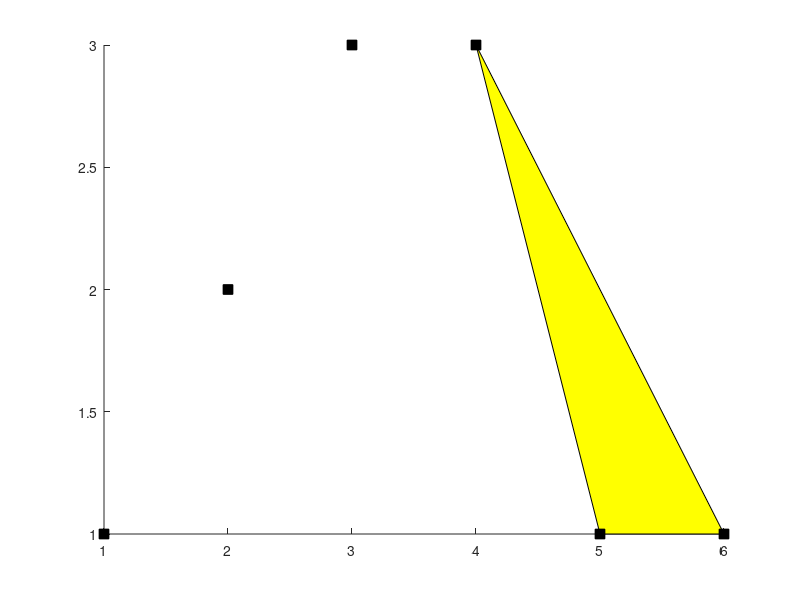

This chart was generated by the following MATLAB code: (Note: this script raises an error after producing the figure.)


figure(1) ,clf

x=[1 2 3; 4 5 6];
y=[1 2 3; 3 1 1];


patch(x',y','y')
hold on
plot(x,y,'ks','markersize',7,'MarkerFaceColor','k')
set(gca,'xlim',[min(x)-.5 max(x)+.5],'ylim',[min(x)-.5 max(x)+.5])


%% main programm
[money,moneyP,moneyM] = deal(100000);

for i=1:9
    
    money(i+1)  = money(i)  * 10^(-.02);
    moneyP(i+1) = moneyP(i) * 10^(-.01);
    moneyM(i+1) = moneyM(i) * 10^(-.03);
end

%define the xlabel
year = clock;
year = year(1);
xlabels = year+(0:i);

figure(2),clf,hold on

plot(xlabels,moneyM,'r','linew',2)
plot(xlabels,money,'k--','linew',1)
plot(xlabels,moneyP,'g','linew',2)


patch([xlabels xlabels(end:-1:1)],[moneyP money(end:-1:1)],'g','facealpha',.3,'linestyle','none');
patch([xlabels xlabels(end:-1:1)],[money moneyM(end:-1:1)],'r','facealpha',.3,'linestyle','none'); %tricky part


legend(['3% inflation';'2% inflation';'1% inflation'])



